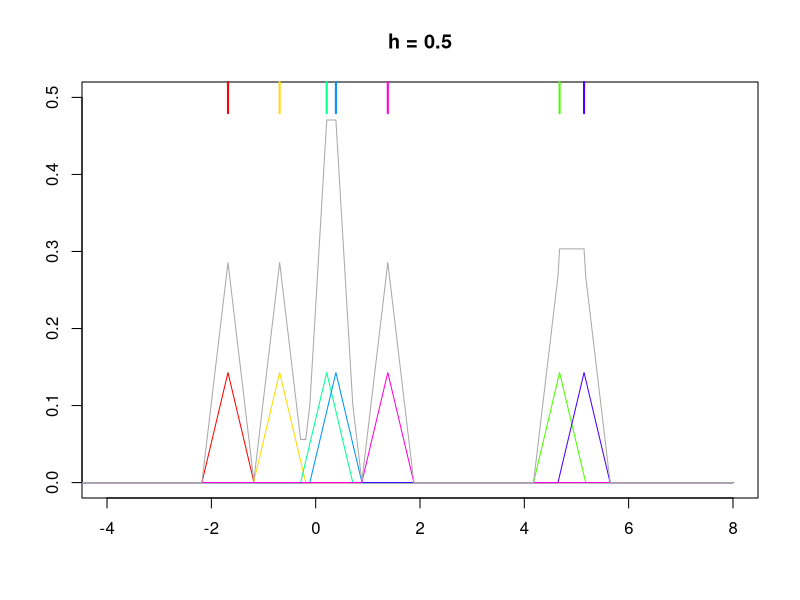
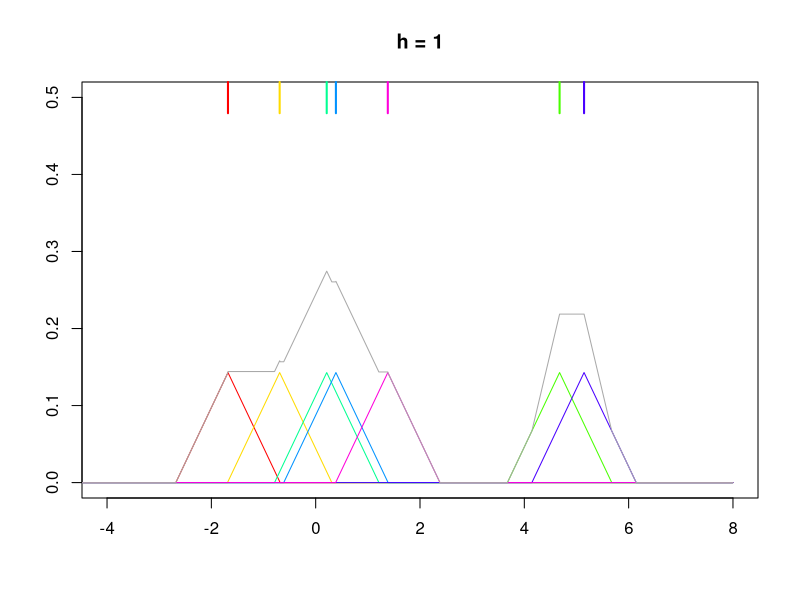
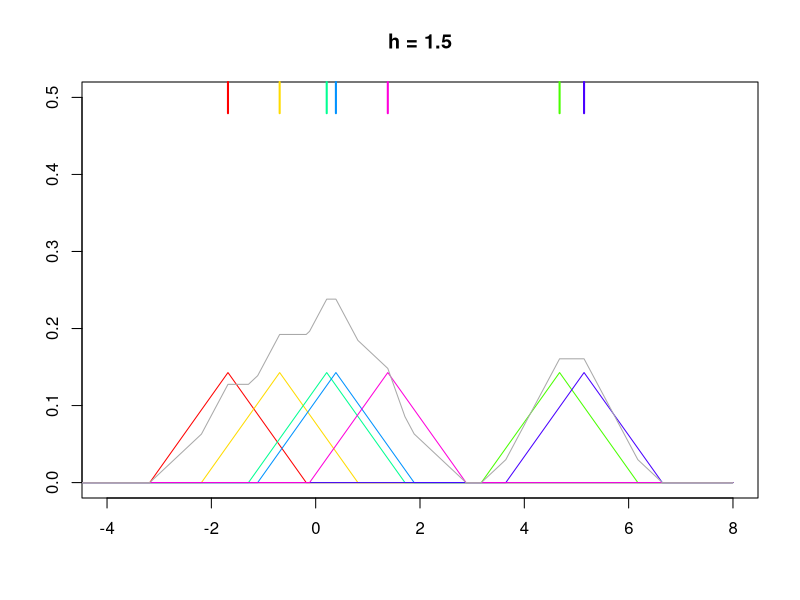
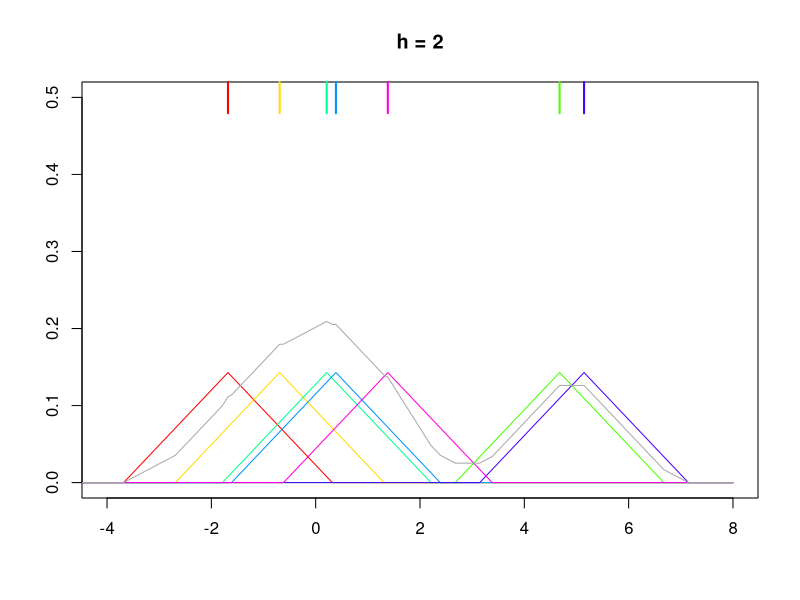

Here is the R script that generated these plots, in order:
set.seed(123)
n <- 7
x <- rnorm(n, sd = 3)

K <- function(x) ifelse(x >= -1 & x <= 1, 1 - abs(x), 0)

kde <- function(x, data, h, K) {
  n <- length(data)
  out <- outer(x, data, function(xi,yi) K((xi-yi)/h))
  rowSums(out)/(n*h)
} 

xx = seq(-8, 8, by = 0.001)
for (h in c(0.5, 1, 1.5, 2)) {
  plot(NA, xlim = c(-4, 8), ylim = c(0, 0.5), xlab = "", ylab = "",
       main = paste0("h = ", h))
  for (i in 1:n) {
    lines(xx, K((xx-x[i])/h)/n, type = "l", col = rainbow(n)[i])
    rug(x[i], lwd = 2, col = rainbow(n)[i], side = 3, ticksize = 0.075)
  }
  lines(xx, kde(xx, x, h, K), col = "darkgray")
}
